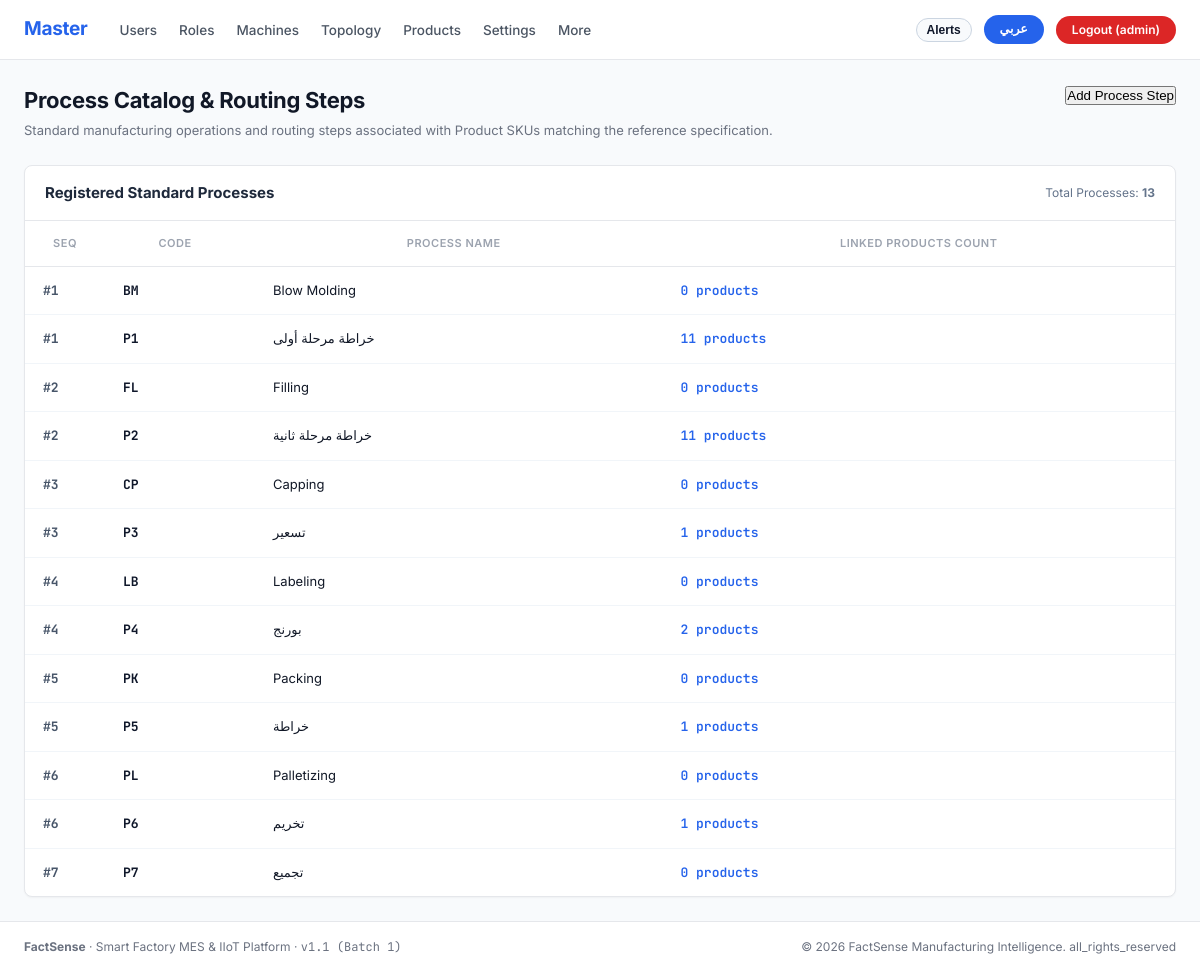
/masterdata/processes/ (signed in), run on the app's committed database.
### apps/accounts/models.py (models this page shows, shortened)
class Role(models.Model):
    code = models.CharField(max_length=50, unique=True, help_text="Canonical role slug")
    name = models.CharField(max_length=100, help_text="English title")
    name_ar = models.CharField(max_length=100, help_text="Arabic title")
    default_landing = models.CharField(max_length=100, help_text="Default URL landing path")
    description = models.TextField(blank=True)
    sequence = models.PositiveIntegerField(default=0)
    class Meta:
        ordering = ['sequence', 'code']

### apps/masterdata/models.py (models this page shows, shortened)
class Process(models.Model):
    id = models.UUIDField(primary_key=True, default=uuid.uuid4, editable=False)
    code = models.CharField(max_length=50, unique=True)
    name = models.CharField(max_length=100)
    name_ar = models.CharField(max_length=100, blank=True)
    sequence_order = models.PositiveIntegerField(default=1)
    class Meta:
        ordering = ['sequence_order', 'code']
        verbose_name_plural = "Processes"

### apps/masterdata/views.py (the view)
# urls.py: path('processes/', views.processes_list_view, name='processes_list'),
@role_required('planner', 'admin')
def processes_list_view(request):
    processes_qs = Process.objects.prefetch_related('products').all().order_by('sequence_order')
    can_edit = request.active_role in ['planner', 'admin']
    context = {
        'processes': processes_qs,
        'can_edit': can_edit,
        'total_processes': processes_qs.count(),
    }
    return render(request, 'masterdata/processes.html', context)

### apps/accounts/context_processors.py (called while the page is built)
def branding_context(request):
    return {
        'BRAND_NAME': 'FactSense',
        'BRAND_TAGLINE': 'Smart Factory MES & IIoT Platform',
        'APP_VERSION': 'v1.1 (Batch 1)',
        'CURRENT_YEAR': 2026,
    }

### apps/accounts/navigation.py (called while the page is built)
def get_navigation_for_role(role_code, current_path='', lang='en'):
    items = ROLE_NAV_CONFIG.get(role_code, [])
    primary_links = []
    more_links = []
    for label_key, url_name, is_more in items:
        try:
            url = reverse(url_name)
        except Exception:
            url = f"/{url_name}/"
        label = get_translation(label_key, lang=lang)
        is_active = (current_path == url or (url != '/' and current_path.startswith(url)))
        link_item = {
            'label': label,
            'url_name': url_name,
            'url': url,
            'is_active': is_active,
        }
        if is_more:
            more_links.append(link_item)
        else:
            primary_links.append(link_item)
    return {
        'primary': primary_links,
        'more': more_links,
        'has_more': len(more_links) > 0,
    }

### apps/accounts/translations.py (called while the page is built)
def get_translation(key, lang=None, default=''):
    msgid = KEY_TO_MSGID.get(key, key)
    if lang:
        with override(lang):
            return _(msgid)
    return _(msgid)

    def __getitem__(self, key):
        return get_translation(key, lang=self.lang)

### templates/masterdata/processes.html (shortened to what this page needs)
{% extends 'base.html' %}
{% load static i18n %}
{% block content %}
<div class="fs-content-container">
  <div class="fs-page-header">
    <div>
      <h1 class="fs-page-title">
        {% if is_rtl %}دليل العمليات ومراحل التصنيع المعيارية{% else %}Process Catalog & Routing Steps{% endif %}
      </h1>
      <p class="fs-page-subtitle">
        {% if is_rtl %}
          تعريف مراحل التصنيع القياسية (مثل النفخ، الشطف، التعبئة، وضع الأغطية، اللصق) المرتبطة ببطاقات المنتجات.
        {% else %}
          Standard manufacturing operations and routing steps associated with Product SKUs matching the reference specification.
        {% endif %}
      </p>
    </div>
    {% if can_edit %}
      <div>
        <button type="button" class="fs-btn fs-btn-primary" onclick="openProcessModal()">
          {% if is_rtl %}إضافة مرحلة تصنيع{% else %}Add Process Step{% endif %}
        </button>
      </div>
    {% endif %}
  </div>
  <div class="fs-table-card">
    <div style="padding: 16px 20px; border-bottom: 1px solid #E5E7EB; display: flex; justify-content: space-between; align-items: center;">
      <h2 style="font-size: 15px; font-weight: 700; color: #1E293B;">
        {% if is_rtl %}المراحل القياسية المسجلة{% else %}Registered Standard Processes{% endif %}
      </h2>
      <span style="font-size: 12px; color: #64748B;">Total Processes: <strong>{{ total_processes }}</strong></span>
    </div>
    <div style="overflow-x: auto;">
      <table class="fs-table">
        <thead>
          <tr>
            <th style="width: 80px;">SEQ</th>
            <th style="width: 140px;">CODE</th>
            <th>PROCESS NAME</th>
            <th>LINKED PRODUCTS COUNT</th>
          </tr>
        </thead>
        <tbody>
          {% for p in processes %}
            <tr>
              <td class="font-mono" style="font-weight: 700; color: #475569;">#{{ p.sequence_order }}</td>
              <td class="font-mono" style="font-weight: 700; color: #0F172A;">{{ p.code }}</td>
              <td>
                <span class="fs-process-badge" style="font-size: 13px; padding: 4px 10px;">
                  {% if is_rtl and p.name_ar %}{{ p.name_ar }}{% else %}{{ p.name }}{% endif %}
                </span>
              </td>
              <td class="font-mono" style="font-weight: 600; color: #2563EB;">
                {{ p.products.count }} products
              </td>
            </tr>
          {% empty %}
            <tr>
              <td colspan="4" style="text-align: center; padding: 36px; color: #64748B;">
                No processes registered. Click "Add Process Step" to create routing operations.
              </td>
            </tr>
          {% endfor %}
        </tbody>
      </table>
    </div>
  </div>
</div>
{% endblock %}

### templates/components/navbar.html (shortened to what this page needs)
{% load static i18n %}
<header class="fs-navbar">
  <div class="fs-navbar-container">
    <div class="fs-navbar-left">
      <a href="{% url 'role_landing' %}" class="fs-brand-title">
        {% if active_role == 'planner' or active_role == 'admin' %}
          Master
        {% elif is_rtl and active_role_obj.name_ar %}
          {{ active_role_obj.name_ar }}
        {% else %}
          {{ active_role_obj.name|default:'FactSense' }}
        {% endif %}
      </a>
      <nav aria-label="Main Navigation">
        <ul class="fs-nav-links">
          {% if nav %}
            {% for item in nav.primary %}
              <li>
                <a href="{{ item.url }}" class="fs-nav-link {% if item.is_active %}active{% endif %}">
                  {{ item.label }}
                </a>
              </li>
            {% endfor %}
            {% if nav.has_more %}
              <li class="fs-dropdown">
                <a href="javascript:void(0)" class="fs-nav-link">
                  {% trans "More" %}
                </a>
              </li>
            {% endif %}
          {% endif %}
        </ul>
      </nav>
    </div>
    <div class="fs-navbar-right">
      {% if request.user.is_authenticated %}
        <button type="button" class="fs-pill-lang" onclick="toggleNotificationDrawer()" title="{% trans 'Real-Time Alerts Drawer' %}" style="background-color: #F8FAFC; color: #0F172A; border: 1px solid #CBD5E1; cursor: pointer; display: inline-flex; align-items: center; gap: 6px; padding: 4px 10px;">
          <span style="font-weight: 700; font-size: 12px;">{% trans "Alerts" %}</span>
        </button>
      {% endif %}
      {% if lang == 'ar' %}
        <a href="{% url 'set_language' %}?lang=en" class="fs-pill-lang" title="Switch to English">
          EN
        </a>
      {% else %}
        <a href="{% url 'set_language' %}?lang=ar" class="fs-pill-lang" title="التحويل إلى العربية">
          عربي
        </a>
      {% endif %}
      {% if request.user.is_authenticated %}
        <div class="fs-role-switch-wrap">
          <a href="{% url 'logout' %}" class="fs-pill-logout" title="{% trans 'Sign Out' %}">
            {% trans "Logout" %} ({{ active_role|default:'user' }})
          </a>
        </div>
      {% else %}
        <a href="{% url 'login' %}" class="fs-pill-logout" style="background-color: #2563EB;">
          {% trans "Sign In" %}
        </a>
      {% endif %}
    </div>
  </div>
</header>

### static/css/factsense.css (style rules this page uses)
:root { --fs-bg: #F8FAFC; --fs-surface: #FFFFFF; --fs-surface-alt: #F1F5F9; --fs-border: #E5E7EB; --fs-border-light: #F1F5F9; --fs-text-primary: #111827; --fs-text-secondary: #6B7280; --fs-text-muted: #9CA3AF; --fs-brand: #2563EB; --fs-brand-hover: #1D4ED8; --fs-btn-primary: #16A34A; --fs-btn-primary-hover: #15803D; --fs-btn-danger: #DC2626; --fs-btn-danger-hover: #B91C1C; --fs-process-pill-bg: #EFF6FF; --fs-process-pill-border: #BFDBFE; --fs-process-pill-text: #1D4ED8; --fs-font-sans: 'Inter', -apple-system, BlinkMacSystemFont, 'Segoe UI', Roboto, sans-serif; --fs-font-arabic: 'Cairo', 'Inter', -apple-system, BlinkMacSystemFont, sans-serif; --fs-font-mono: 'JetBrains Mono', monospace; }
*, *::before, *::after { box-sizing: border-box; margin: 0; padding: 0; }
body { font-family: var(--fs-font-sans); background-color: var(--fs-bg); color: var(--fs-text-primary); font-size: 14px; line-height: 1.5; min-height: 100vh; display: flex; flex-direction: column; }
.font-mono, .tabular-nums { font-family: var(--fs-font-mono); font-variant-numeric: tabular-nums; }
.fs-navbar { background-color: #FFFFFF; border-bottom: 1px solid var(--fs-border); height: 60px; position: sticky; top: 0; z-index: 100; }
.fs-navbar-container { max-width: 1440px; margin: 0 auto; padding: 0 24px; height: 100%; display: flex; align-items: center; justify-content: space-between; }
.fs-navbar-left { display: flex; align-items: center; gap: 32px; }
.fs-brand-title { color: #2563EB; font-size: 19px; font-weight: 700; text-decoration: none; letter-spacing: -0.3px; }
.fs-nav-links { display: flex; align-items: center; list-style: none; gap: 22px; }
.fs-nav-link { color: #4B5563; text-decoration: none; font-size: 13.5px; font-weight: 500; transition: color 0.15s ease; white-space: nowrap; }
.fs-dropdown { position: relative; }
.fs-navbar-right { display: flex; align-items: center; gap: 12px; }
.fs-pill-lang { background-color: #2563EB; color: #FFFFFF; font-size: 12.5px; font-weight: 700; padding: 5px 16px; border-radius: 9999px; text-decoration: none; border: none; cursor: pointer; display: inline-flex; align-items: center; justify-content: center; transition: background-color 0.15s ease; }
.fs-pill-logout { background-color: #DC2626; color: #FFFFFF; font-size: 12px; font-weight: 600; padding: 5px 16px; border-radius: 9999px; text-decoration: none; border: none; cursor: pointer; display: inline-flex; align-items: center; justify-content: center; transition: background-color 0.15s ease; white-space: nowrap; }
.fs-role-switch-wrap { position: relative; }
.fs-page-header { display: flex; align-items: flex-start; justify-content: space-between; margin-bottom: 24px; flex-wrap: wrap; gap: 16px; }
.fs-page-title { font-size: 22px; font-weight: 700; color: #111827; letter-spacing: -0.3px; margin-bottom: 4px; }
.fs-page-subtitle { font-size: 13px; color: #6B7280; }
.fs-table-card { background: #FFFFFF; border: 1px solid var(--fs-border); border-radius: 8px; overflow: hidden; box-shadow: 0 1px 2px 0 rgba(0, 0, 0, 0.04); }
.fs-table { width: 100%; border-collapse: collapse; text-align: start; }
.fs-table th { background-color: #FFFFFF; color: #9CA3AF; font-size: 11px; font-weight: 600; text-transform: uppercase; letter-spacing: 0.5px; padding: 14px 18px; border-bottom: 1px solid var(--fs-border); white-space: nowrap; }
.fs-table td { padding: 14px 18px; font-size: 13px; color: #111827; border-bottom: 1px solid var(--fs-border-light); vertical-align: middle; }
.fs-table tbody tr { transition: background-color 0.12s ease; }
.fs-table tbody tr:last-child td { border-bottom: none; }

### data on the page
Role: code "admin"
Process: sequence_order "1", code "BM", name "Blow Molding", products.count "0"
Process: sequence_order "1", code "P1", name "خراطة مرحلة أولى", products.count "11"
Process: sequence_order "2", code "FL", name "Filling", products.count "0"
Process: sequence_order "2", code "P2", name "خراطة مرحلة ثانية", products.count "11"
Process: sequence_order "3", code "CP", name "Capping", products.count "0"
Process: sequence_order "3", code "P3", name "تسعير", products.count "1"
Process: sequence_order "4", code "LB", name "Labeling", products.count "0"
Process: sequence_order "4", code "P4", name "بورنج", products.count "2"
Process: sequence_order "5", code "PK", name "Packing", products.count "0"
Process: sequence_order "5", code "P5", name "خراطة", products.count "1"
Process: sequence_order "6", code "PL", name "Palletizing", products.count "0"
Process: sequence_order "6", code "P6", name "تخريم", products.count "1"
Process: sequence_order "7", code "P7", name "تجميع", products.count "0"

### other printed values
{{ item.label }} "Users" "Roles" "Machines" "Topology" "Products" "Settings"
{{ total_processes }} "13"
{{ BRAND_NAME }} "FactSense"
{{ BRAND_TAGLINE }} "Smart Factory MES & IIoT Platform"
{{ APP_VERSION }} "v1.1 (Batch 1)"
{{ CURRENT_YEAR }} "2026"
{{ t.all_rights_reserved|default:'Industrial Grade MES' }} "all_rights_reserved"
